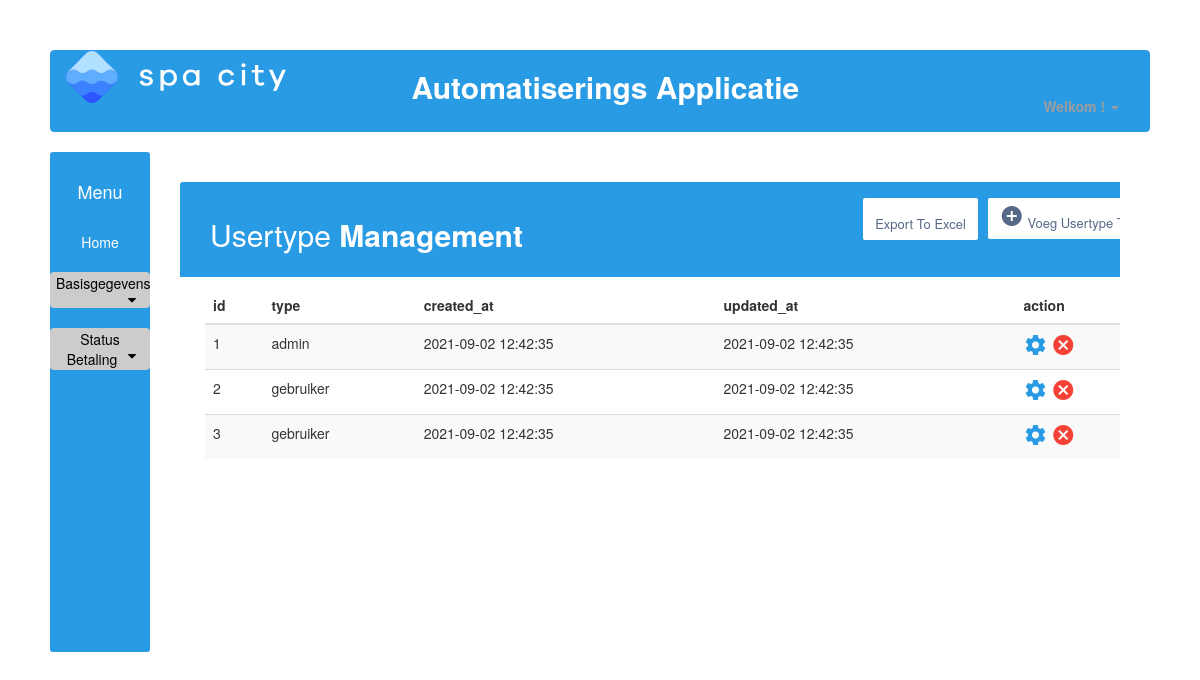
/overzicht_usertype.php (signed in), run on the app's committed database.
### tables this page shows
CREATE TABLE usertype(
    id INT NOT NULL AUTO_INCREMENT,
    type VARCHAR(255),
    created_at TIMESTAMP DEFAULT CURRENT_TIMESTAMP,
	updated_at TIMESTAMP DEFAULT CURRENT_TIMESTAMP ON UPDATE CURRENT_TIMESTAMP,
    PRIMARY KEY(id)
);

### db.php (called while the page is built, shortened)
<?php
class db{
    private $connection;
    public function __construct(){
        $this->host = 'localhost';
		$this->user = 'root';
		$this->database = 'SpaCity';
        $this->password = '';
        $this->charset = 'utf8mb4';
        try {
        $dsn = "mysql:host=$this->host;dbname=$this->database;charset=$this->charset";
        $options = [
            PDO::ATTR_ERRMODE=>PDO::ERRMODE_EXCEPTION,
            PDO::ATTR_DEFAULT_FETCH_MODE=>PDO::FETCH_ASSOC,
            PDO::ATTR_EMULATE_PREPARES => false,
        ];
            $this->connection = new PDO($dsn, $this->user, $this->password, $options);
        }catch(\PDOException $e){
           throw new \PDOException("Error message is: ". $e->getMessage());
        }
    }
    public function select($statement, $named_placeholder){
        $stmt = $this->connection->prepare($statement);
        $stmt->execute($named_placeholder);
        $result = $stmt->fetchall(PDO::FETCH_ASSOC);
        return $result;
    }
}
?>

### overzicht_usertype.php (the view, shortened to what this page needs)
<?php
    include 'db.php';
    $db = new db();
?>
<!DOCTYPE html>
<html lang="en">
<head>
    <link href="//netdna.bootstrapcdn.com/bootstrap/3.2.0/css/bootstrap.min.css" rel="stylesheet" id="bootstrap-css">
    <link rel="stylesheet" href="style.css">
    <link rel="stylesheet" href="https://maxcdn.bootstrapcdn.com/font-awesome/4.7.0/css/font-awesome.min.css">
    <link href="//maxcdn.bootstrapcdn.com/font-awesome/4.2.0/css/font-awesome.min.css" rel="stylesheet">
</head>
<body>
    <nav class="navbar navbar-default navbar-inverse" role="navigation">
        <div class="container-fluid">
            <div class="navbar-header">
                <a href="welkom_admin.php">
                    <img src="logo-spa-city.svg" alt="project logo" width="220" heigth="80">
            </div>
            <div class="collapse navbar-collapse" id="bs-example-navbar-collapse-1">
                <p class="nav navbar-text">Automatiserings Applicatie</p>
                <ul class="nav navbar-nav navbar-right">
                    <li class="dropdown">
                        <a href="welkom_admin.php" class="dropdown-toggle" data-toggle="dropdown"><b><?php echo "Welkom " . htmlentities( $_SESSION['gebruikersnaam']) ."!" ?></b> <span
                                class="caret"></span></a>
                                </div>
            </div>
    </nav>
    <div class="container-fluid h-100">
        <div class="row h-100">
            <div class="col-2" id="homemenu3">
            <br>
            <h4 class="menu">Menu</h4>
            <br />
            <a class="menulinks" href="welkom_admin.php">Home</a>
            <br />
            <br />
            <button class="dropdown-btn">Basisgegevens
                <i class="fa fa-caret-down"></i>
            </button>
            <br />
            <br />
            <button class="dropdown-btn">Status Betaling
                <i class="fa fa-caret-down"></i>
            </button>
        </div>
    </div>
    <?php
    $result_set = $db->select("SELECT * FROM usertype", []);
    $columns = array_keys($result_set[0]);
    $result_set1 = $db->select("SELECT * FROM usertype", []);
    ?>
    <div class="container-xl">
    <div class="table-responsive">
        <div class="table-wrapper">
            <div class="table-title">
                <div class="row">
                    <div class="col-sm-5">
                        <h2>Usertype <b>Management</b></h2>
                    </div>
                    <div class="col-sm-7">
                        <a href="voeg_usertype_toe.php" class="btn btn-secondary"><i class="material-icons">&#xE147;</i> <span>Voeg Usertype Toe</span></a>
                        <form method="post" action="overzicht_usertype.php" class="row">
                        <input class="btn btn-secondary" type="submit" value="Export To Excel" name="export"></input>
                        </form>
                    </div>
                </div>
            </div>
            <table class="table table-striped table-hover">
                    <thead>
                        <tr>
                            <?php foreach($columns as $column){ ?>
                            <th>
                                <strong> <?php echo $column ?> </strong>
                            </th>
                            <?php } ?>
                            <th colspan="2">action</th>
                        </tr>
                    </thead>
                    <?php foreach($result_set1 as $rows => $row){ ?>
            <?php $row_id = $row['id']; ?>
            <tr>
                <?php   foreach($row as $row_data){?>
                <td>
                    <?php echo $row_data ?>
                </td>
                <?php } ?>
                <td>
                    <a href="edit_usertype.php?id=<?php echo $row_id; ?>" class="settings" ><i class="material-icons">&#xE8B8;</i></a>
                    <a onclick="return confirm('Are you sure you want to delete this entry?')"
                        href="overzicht_usertype.php?id=<?php echo $row_id; ?>"
                        class="delete" title="Delete"><i class="material-icons">&#xE5C9;</i></a>
                </td>
            </tr>
            <?php } ?>
            </table>
</body>
</html>

### style.css (style rules this page uses)
body { padding:50px; background-color: white; }
#homemenu3 { height: 500px; background:#299be4; text-align: center; color: white; width: 100px; margin: 0; padding: 0px; border-radius: 3px; }
.navbar-text { width: 48%; text-align: right; font-size: 30px; font-weight: bold; color:white !important; }
.navbar-inverse { background-color: #299be4; border-color: #299be4; }
.row.h-100 { height: 0px; }
.table-title { padding-bottom: 15px; background: #299be4; color: #fff; padding: 16px 30px; margin: -20px -25px 10px; border-radius: 3px 3px 0 0; }
.container-xl { width: 100%; padding-right: 30px; padding-left: 100px; margin-right: auto; margin-left: auto; }
.table-responsive { margin: 30px 0; }
.table-responsive { display: block; width: 100%; overflow-x: auto; -webkit-overflow-scrolling: touch; margin-left: 15px; }
.table-wrapper { min-width: 1000px; background: #fff; padding: 20px 25px; border-radius: 3px; box-shadow: 0 1px 1px rgb(0 0 0 / 5%); }
.table-title .btn { color: #566787; float: right; font-size: 13px; background: #fff; border: none; min-width: 50px; border-radius: 2px; border: none; outline: none !important; margin-left: 10px; }
table.table td a.delete { color: #F44336; }
input.btn.btn-secondary { padding-top: 17px; }
a { color: #299be4; text-decoration: none; }
.menulinks { color: white; }
.fa-caret-down { float: right; padding-right: 8px; }
.dropdown-btn { width: 100px; }
.sidenav a, .dropdown-btn { color: black; background-color: #cccccc; border: none; border-radius: 4px; }

### data on the page
usertype: id "1", type "admin", row_data "2021-09-02 12:42:35"
usertype: id "2", type "gebruiker", row_data "2021-09-02 12:42:35"
usertype: id "3", type "gebruiker", row_data "2021-09-02 12:42:35"

### other printed values
$column "id"
$column "type"
$column "created_at"
$column "updated_at"
